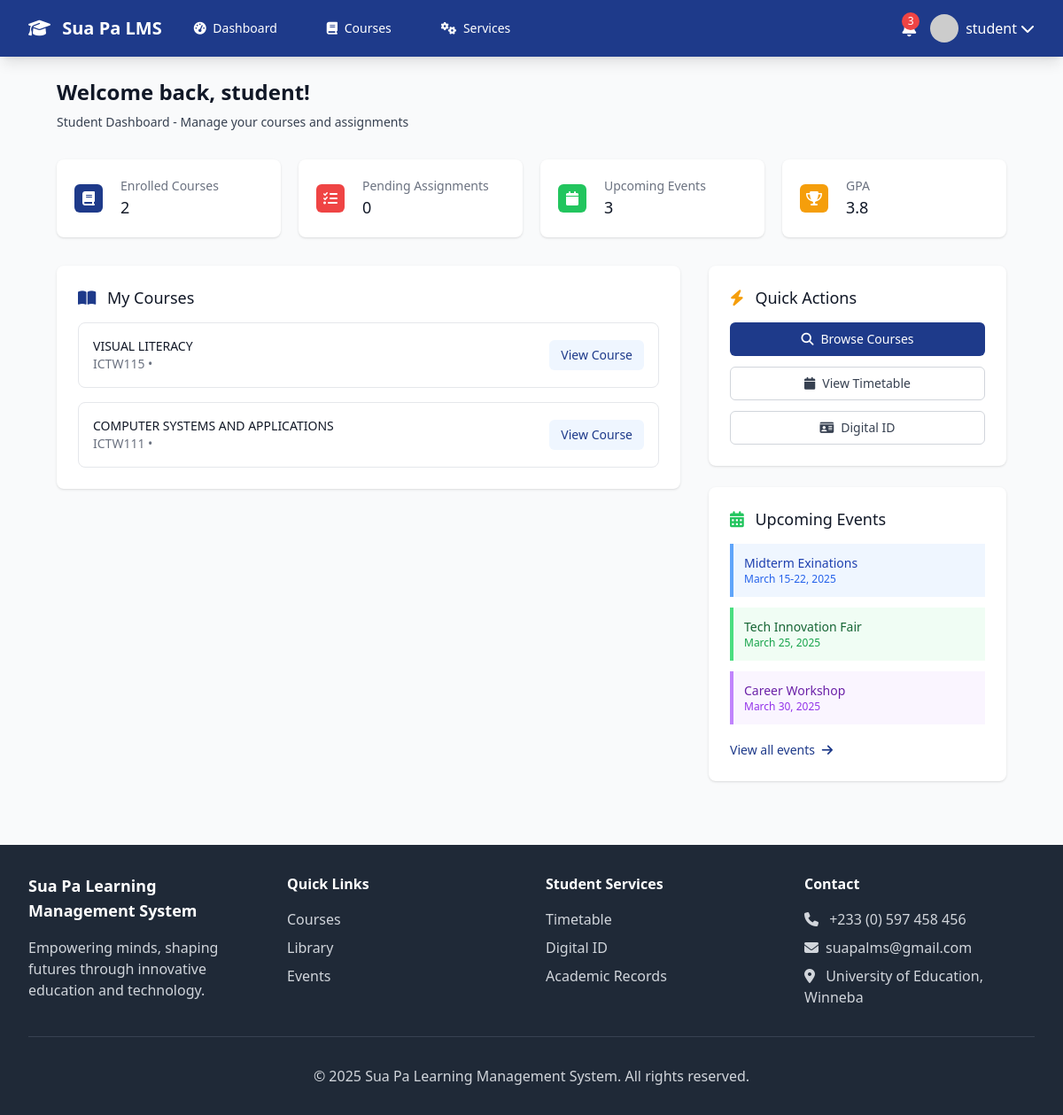
Screenshot of /lms/ (signed in) with the database file from the repository.
### lms/models.py (models this page shows, shortened)
class Course(models.Model):
    COURSE_LEVELS = (
        ('undergraduate', 'Undergraduate'),
        ('postgraduate', 'Postgraduate'),
        ('diploma', 'Diploma'),
        ('certificate', 'Certificate'),
    )
    title = models.CharField(max_length=200)
    code = models.CharField(max_length=20, unique=True)
    description = models.TextField()
    level = models.CharField(max_length=20, choices=COURSE_LEVELS)
    credits = models.IntegerField()
    instructor = models.ForeignKey(
        User, on_delete=models.CASCADE, related_name='taught_courses'
    )
    department = models.ForeignKey(Department, on_delete=models.CASCADE, related_name="courses")
    prerequisites = models.ManyToManyField(
        'self', blank=True, symmetrical=False
    )
    max_students = models.IntegerField(default=50)
    is_active = models.BooleanField(default=True)
    created_at = models.DateTimeField(auto_now_add=True)
    updated_at = models.DateTimeField(auto_now=True)
    class Meta:
        ordering = ['-created_at']

### lms/views.py (the view, shortened to what this page needs)
# urls.py: path('', views.DashboardView.as_view(), name='dashboard'),
class DashboardView(LoginRequiredMixin, TemplateView):
    template_name = 'lms/dashboard.html'
    def get_context_data(self, **kwargs):
        context = super().get_context_data(**kwargs)
        user = self.request.user
        profile, created = UserProfile.objects.get_or_create(user=user)
        if profile.is_student:
            enrolled_courses = Course.objects.filter(
                enrollments__student=user,
                enrollments__is_active=True
            )
            pending_assignments = Assignment.objects.filter(
                course__in=enrolled_courses,
                is_published=True
            ).exclude(
                submissions__student=user
            )[:5]
            context.update({
                'enrolled_courses': enrolled_courses,
                'pending_assignments': pending_assignments,
                'total_courses': enrolled_courses.count(),
                'pending_assignments_count': pending_assignments.count(),
            })
        return context

### accounts/models.py (called while the page is built)
    @property
    def is_student(self):
        return self.user_type == 'student'

    @property
    def is_admin(self):
        return self.user_type == 'admin'

### templates/lms/dashboard.html (shortened to what this page needs)
{% extends 'base.html' %}
{% block content %}
<div class="px-4 sm:px-6 lg:px-8">
  <div class="sm:flex sm:items-center">
    <div class="sm:flex-auto">
      <h1 class="text-2xl font-semibold text-gray-900">
        Welcome back, {{ user.get_full_name|default:user.username }}!
      </h1>
      <p class="mt-2 text-sm text-gray-700">
        {% if user.userprofile.is_student %} Student Dashboard - Manage your
        courses and assignments {% elif user.userprofile.is_faculty %} Faculty
        Dashboard - Manage your courses and students {% else %} Dashboard -
        Smart Campus Overview {% endif %}
      </p>
    </div>
  </div>
  <div class="mt-8 grid grid-cols-1 gap-5 sm:grid-cols-2 lg:grid-cols-4">
    {% if user.userprofile.is_student %}
    <div class="bg-white overflow-hidden shadow rounded-lg">
      <div class="p-5">
        <div class="flex items-center">
          <div class="flex-shrink-0">
            <div
              class="w-8 h-8 bg-uct-blue rounded-md flex items-center justify-center"
            >
              <i class="fas fa-book text-white"></i>
            </div>
          </div>
          <div class="ml-5 w-0 flex-1">
            <dl>
              <dt class="text-sm font-medium text-gray-500 truncate">
                Enrolled Courses
              </dt>
              <dd class="text-lg font-medium text-gray-900">
                {{ total_courses }}
              </dd>
            </dl>
          </div>
        </div>
      </div>
    </div>
    <div class="bg-white overflow-hidden shadow rounded-lg">
      <div class="p-5">
        <div class="flex items-center">
          <div class="flex-shrink-0">
            <div
              class="w-8 h-8 bg-red-500 rounded-md flex items-center justify-center"
            >
              <i class="fas fa-tasks text-white"></i>
            </div>
          </div>
          <div class="ml-5 w-0 flex-1">
            <dl>
              <dt class="text-sm font-medium text-gray-500 truncate">
                Pending Assignments
              </dt>
              <dd class="text-lg font-medium text-gray-900">
                {{ pending_assignments_count }}
              </dd>
            </dl>
          </div>
        </div>
      </div>
    </div>
    <div class="bg-white overflow-hidden shadow rounded-lg">
      <div class="p-5">
        <div class="flex items-center">
          <div class="flex-shrink-0">
            <div
              class="w-8 h-8 bg-green-500 rounded-md flex items-center justify-center"
            >
              <i class="fas fa-calendar text-white"></i>
            </div>
          </div>
          <div class="ml-5 w-0 flex-1">
            <dl>
              <dt class="text-sm font-medium text-gray-500 truncate">
                Upcoming Events
              </dt>
              <dd class="text-lg font-medium text-gray-900">3</dd>
            </dl>
          </div>
        </div>
      </div>
    </div>
    <div class="bg-white overflow-hidden shadow rounded-lg">
      <div class="p-5">
        <div class="flex items-center">
          <div class="flex-shrink-0">
            <div
              class="w-8 h-8 bg-uct-gold rounded-md flex items-center justify-center"
            >
              <i class="fas fa-trophy text-white"></i>
            </div>
          </div>
          <div class="ml-5 w-0 flex-1">
            <dl>
              <dt class="text-sm font-medium text-gray-500 truncate">GPA</dt>
              <dd class="text-lg font-medium text-gray-900">3.8</dd>
            </dl>
          </div>
        </div>
      </div>
    </div>
    {% endif %}
  </div>
  <div class="mt-8 grid grid-cols-1 lg:grid-cols-3 gap-8">
    <div class="lg:col-span-2 space-y-6">
      {% if user.userprofile.is_student %}
      <div class="bg-white shadow rounded-lg">
        <div class="px-4 py-5 sm:p-6">
          <h3 class="text-lg leading-6 font-medium text-gray-900 mb-4">
            <i class="fas fa-book-open mr-2 text-uct-blue"></i>
            My Courses
          </h3>
          <div class="space-y-4">
            {% for course in enrolled_courses %}
            <div
              class="border border-gray-200 rounded-lg p-4 hover:shadow-md transition-shadow"
            >
              <div class="flex items-center justify-between">
                <div>
                  <h4 class="text-sm font-medium text-gray-900">
                    {{ course.title }}
                  </h4>
                  <p class="text-sm text-gray-500">
                    {{ course.code }} • {{ course.instructor.get_full_name }}
                  </p>
                </div>
                <a
                  href="{% url 'lms:course_detail' course.pk %}"
                  class="inline-flex items-center px-3 py-2 border border-transparent text-sm leading-4 font-medium rounded-md text-uct-blue bg-blue-50 hover:bg-blue-100"
                >
                  View Course
                </a>
              </div>
            </div>
            {% endfor %}
          </div>
        </div>
      </div>
      {% endif %}
    </div>
    <div class="space-y-6">
      <div class="bg-white shadow rounded-lg">
        <div class="px-4 py-5 sm:p-6">
          <h3 class="text-lg leading-6 font-medium text-gray-900 mb-4">
            <i class="fas fa-bolt mr-2 text-uct-gold"></i>
            Quick Actions
          </h3>
          <div class="space-y-3">
            {% if user.userprofile.is_student %}
            <a
              href="{% url 'lms:course_list' %}"
              class="w-full inline-flex items-center justify-center px-4 py-2 border border-transparent text-sm font-medium rounded-md text-white bg-uct-blue hover:bg-blue-800"
            >
              <i class="fas fa-search mr-2"></i>
              Browse Courses
            </a>
            <a
              href="{% url 'student_services:timetable' %}"
              class="w-full inline-flex items-center justify-center px-4 py-2 border border-gray-300 text-sm font-medium rounded-md text-gray-700 bg-white hover:bg-gray-50"
            >
              <i class="fas fa-calendar mr-2"></i>
              View Timetable
            </a>
            <a
              href="{% url 'student_services:digital_id' %}"
              class="w-full inline-flex items-center justify-center px-4 py-2 border border-gray-300 text-sm font-medium rounded-md text-gray-700 bg-white hover:bg-gray-50"
            >
              <i class="fas fa-id-card mr-2"></i>
              Digital ID
            </a>
            {% endif %}
          </div>
        </div>
      </div>
      <div class="bg-white shadow rounded-lg">
        <div class="px-4 py-5 sm:p-6">
          <h3 class="text-lg leading-6 font-medium text-gray-900 mb-4">
            <i class="fas fa-calendar-alt mr-2 text-green-500"></i>
            Upcoming Events
          </h3>
          <div class="space-y-3">
            <div class="border-l-4 border-blue-400 bg-blue-50 p-3">
              <p class="text-sm font-medium text-blue-800">
                Midterm Exinations
              </p>
              <p class="text-xs text-blue-600">March 15-22, 2025</p>
            </div>
            <div class="border-l-4 border-green-400 bg-green-50 p-3">
              <p class="text-sm font-medium text-green-800">
                Tech Innovation Fair
              </p>
              <p class="text-xs text-green-600">March 25, 2025</p>
            </div>
            <div class="border-l-4 border-purple-400 bg-purple-50 p-3">
              <p class="text-sm font-medium text-purple-800">Career Workshop</p>
              <p class="text-xs text-purple-600">March 30, 2025</p>
            </div>
          </div>
          <div class="mt-4">
            <a
              href="{% url 'student_services:event_list' %}"
              class="text-sm text-uct-blue hover:text-uct-light-blue"
            >
              View all events <i class="fas fa-arrow-right ml-1"></i>
            </a>
          </div>
        </div>
      </div>
    </div>
  </div>
</div>
{% endblock %}

### templates/base.html (shortened to what this page needs)
<!DOCTYPE html>
<html lang="en">
  <head>
    <script src="https://cdn.tailwindcss.com"></script>
    <link
      rel="stylesheet"
      href="https://cdnjs.cloudflare.com/ajax/libs/font-awesome/6.4.0/css/all.min.css"
    />
    {% load static %}
    <link rel="stylesheet" href="{% static 'css/style.css' %}" />
  </head>
  <body class="bg-gray-50">
    <nav class="bg-uct-blue shadow-lg">
      <div class="max-w-7xl mx-auto px-4 sm:px-6 lg:px-8">
        <div class="flex justify-between h-16">
          <div class="flex items-center">
            <div class="flex-shrink-0">
              <a
                href="{% url 'lms:dashboard' %}"
                class="text-white text-xl font-bold"
              >
                <i class="fas fa-graduation-cap mr-2"></i>
                Sua Pa LMS
              </a>
            </div>
            {% if user.is_authenticated %}
            <div class="hidden md:ml-6 md:flex md:space-x-8">
              <a
                href="{% url 'lms:dashboard' %}"
                class="text-white hover:text-uct-gold px-3 py-2 rounded-md text-sm font-medium"
              >
                <i class="fas fa-tachometer-alt mr-1"></i> Dashboard
              </a>
              <a
                href="{% url 'lms:course_list' %}"
                class="text-white hover:text-uct-gold px-3 py-2 rounded-md text-sm font-medium"
              >
                <i class="fas fa-book mr-1"></i> Courses
              </a>
              <a
                href="{% url 'student_services:home' %}"
                class="text-white hover:text-uct-gold px-3 py-2 rounded-md text-sm font-medium"
              >
                <i class="fas fa-cogs mr-1"></i> Services
              </a>
            </div>
            {% endif %}
          </div>
          {% if user.is_authenticated %}
          <div class="flex items-center space-x-4">
            <div class="relative">
              <button class="text-white hover:text-uct-gold">
                <span
                  class="absolute -top-1 -right-1 bg-red-500 text-white text-xs rounded-full h-5 w-5 flex items-center justify-center"
                  >3</span
                >
              </button>
            </div>
            <div class="relative group">
              <button class="flex items-center text-white hover:text-uct-gold">
                <img
                  class="h-8 w-8 rounded-full mr-2"
                  src="{% if user.userprofile.profile_picture %}{{ user.userprofile.profile_picture.url }}{% else %}https://ui-avatars.com/api/?name={{ user.get_full_name|default:user.username }}&background=1e3a8a&color=fff{% endif %}"
                  alt="Profile"
                />
                <span class="hidden md:block"
                  >{{ user.get_full_name|default:user.username }}</span
                >
                <i class="fas fa-chevron-down ml-1"></i>
              </button>
            </div>
          </div>
          {% endif %}
        </div>
      </div>
    </nav>
    <main class="max-w-7xl mx-auto py-6 sm:px-6 lg:px-8">
      {% block content %} {% endblock %}
    </main>
    <footer class="bg-gray-800 text-white mt-12">
      <div class="max-w-7xl mx-auto py-8 px-4 sm:px-6 lg:px-8">
        <div class="grid grid-cols-1 md:grid-cols-4 gap-8">
          <div>
            <h3 class="text-lg font-semibold mb-4">
              Sua Pa Learning Management System
            </h3>
            <p class="text-gray-300">
              Empowering minds, shaping futures through innovative education and
              technology.
            </p>
          </div>
          <div>
            <h4 class="text-md font-semibold mb-4">Quick Links</h4>
            <ul class="space-y-2">
              <li>
                <a
                  href="{% url 'lms:course_list' %}"
                  class="text-gray-300 hover:text-white"
                  >Courses</a
                >
              </li>
              <li>
                <a
                  href="{% url 'student_services:library' %}"
                  class="text-gray-300 hover:text-white"
                  >Library</a
                >
              </li>
              <li>
                <a
                  href="{% url 'student_services:event_list' %}"
                  class="text-gray-300 hover:text-white"
                  >Events</a
                >
              </li>
            </ul>
          </div>
          <div>
            <h4 class="text-md font-semibold mb-4">Student Services</h4>
            <ul class="space-y-2">
              <li>
                <a
                  href="{% url 'student_services:timetable' %}"
                  class="text-gray-300 hover:text-white"
                  >Timetable</a
                >
              </li>
              <li>
                <a
                  href="{% url 'student_services:digital_id' %}"
                  class="text-gray-300 hover:text-white"
                  >Digital ID</a
                >
              </li>
              <li>
                <a
                  href="{% url 'student_services:academic_records' %}"
                  class="text-gray-300 hover:text-white"
                  >Academic Records</a
                >
              </li>
            </ul>
          </div>
          <div>
            <h4 class="text-md font-semibold mb-4">Contact</h4>
            <div class="text-gray-300 space-y-2">
              <p><i class="fas fa-phone mr-2"></i> +233 (0) 597 458 456</p>
              <p><i class="fas fa-envelope mr-2"></i>suapalms@gmail.com</p>
              <p>
                <i class="fas fa-map-marker-alt mr-2"></i> University of Education, Winneba
              </p>
            </div>
          </div>
        </div>
        <div class="border-t border-gray-700 mt-8 pt-8 text-center">
          <p class="text-gray-300">
            &copy; 2025 Sua Pa Learning Management System. All rights reserved.
          </p>
        </div>
      </div>
    </footer>
  </body>
</html>

### static/css/style.css (style rules this page uses)
* { transition: all 0.2s ease-in-out; }

### rows the page displays
Course: title "VISUAL LITERACY", code "ICTW115"
Course: title "COMPUTER SYSTEMS AND APPLICATIONS", code "ICTW111"

### other values shown
{{ user.get_full_name|default:user.username }} "student"
{{ total_courses }} "2"
{{ pending_assignments_count }} "0"
